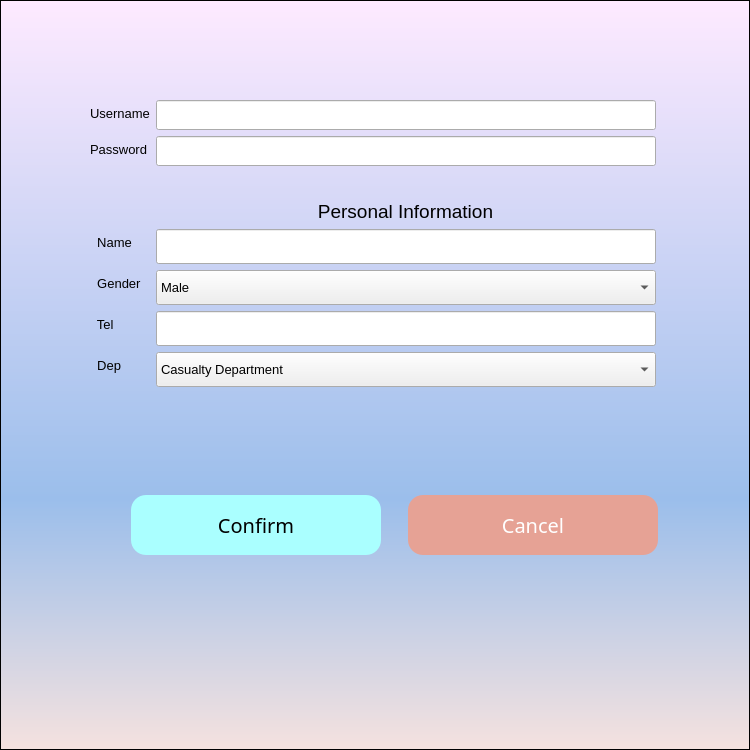
<?xml version="1.0" encoding="UTF-8"?>
<ui version="4.0">
 <class>Form</class>
 <widget class="QWidget" name="Form">
  <property name="geometry">
   <rect>
    <x>0</x>
    <y>0</y>
    <width>750</width>
    <height>750</height>
   </rect>
  </property>
  <property name="windowTitle">
   <string>Form</string>
  </property>
  <widget class="QWidget" name="formLayoutWidget_2">
   <property name="geometry">
    <rect>
     <x>80</x>
     <y>100</y>
     <width>651</width>
     <height>361</height>
    </rect>
   </property>
   <layout class="QFormLayout" name="formLayout_2">
    <property name="leftMargin">
     <number>10</number>
    </property>
    <property name="rightMargin">
     <number>10</number>
    </property>
    <item row="0" column="0">
     <widget class="QLabel" name="label_9">
      <property name="font">
       <font>
        <family>Arial</family>
        <pointsize>10</pointsize>
       </font>
      </property>
      <property name="text">
       <string>Username</string>
      </property>
     </widget>
    </item>
    <item row="0" column="1">
     <widget class="QLineEdit" name="lineEdit">
      <property name="sizePolicy">
       <sizepolicy hsizetype="Fixed" vsizetype="Fixed">
        <horstretch>0</horstretch>
        <verstretch>0</verstretch>
       </sizepolicy>
      </property>
      <property name="minimumSize">
       <size>
        <width>500</width>
        <height>30</height>
       </size>
      </property>
      <property name="maximumSize">
       <size>
        <width>500</width>
        <height>35</height>
       </size>
      </property>
     </widget>
    </item>
    <item row="1" column="0">
     <widget class="QLabel" name="label_10">
      <property name="font">
       <font>
        <family>Arial</family>
        <pointsize>10</pointsize>
       </font>
      </property>
      <property name="text">
       <string>Password</string>
      </property>
     </widget>
    </item>
    <item row="1" column="1">
     <widget class="QLineEdit" name="lineEdit_2">
      <property name="sizePolicy">
       <sizepolicy hsizetype="Fixed" vsizetype="Fixed">
        <horstretch>0</horstretch>
        <verstretch>0</verstretch>
       </sizepolicy>
      </property>
      <property name="minimumSize">
       <size>
        <width>500</width>
        <height>30</height>
       </size>
      </property>
      <property name="maximumSize">
       <size>
        <width>500</width>
        <height>35</height>
       </size>
      </property>
     </widget>
    </item>
    <item row="2" column="1">
     <widget class="QLabel" name="label_11">
      <property name="font">
       <font>
        <family>Arial</family>
        <pointsize>14</pointsize>
       </font>
      </property>
      <property name="text">
       <string/>
      </property>
      <property name="alignment">
       <set>Qt::AlignCenter</set>
      </property>
     </widget>
    </item>
    <item row="3" column="0" colspan="2">
     <widget class="QLabel" name="label_12">
      <property name="font">
       <font>
        <family>Arial</family>
        <pointsize>14</pointsize>
       </font>
      </property>
      <property name="text">
       <string>Personal Information</string>
      </property>
      <property name="alignment">
       <set>Qt::AlignCenter</set>
      </property>
     </widget>
    </item>
    <item row="4" column="0">
     <widget class="QLabel" name="label_13">
      <property name="font">
       <font>
        <family>Arial</family>
        <pointsize>10</pointsize>
       </font>
      </property>
      <property name="text">
       <string>  Name</string>
      </property>
     </widget>
    </item>
    <item row="4" column="1">
     <widget class="QLineEdit" name="lineEdit_3">
      <property name="sizePolicy">
       <sizepolicy hsizetype="Fixed" vsizetype="Fixed">
        <horstretch>0</horstretch>
        <verstretch>0</verstretch>
       </sizepolicy>
      </property>
      <property name="minimumSize">
       <size>
        <width>500</width>
        <height>35</height>
       </size>
      </property>
      <property name="maximumSize">
       <size>
        <width>500</width>
        <height>35</height>
       </size>
      </property>
     </widget>
    </item>
    <item row="5" column="0">
     <widget class="QLabel" name="label_14">
      <property name="font">
       <font>
        <family>Arial</family>
        <pointsize>10</pointsize>
       </font>
      </property>
      <property name="text">
       <string>  Gender</string>
      </property>
     </widget>
    </item>
    <item row="5" column="1">
     <widget class="QComboBox" name="comboBox">
      <property name="sizePolicy">
       <sizepolicy hsizetype="Fixed" vsizetype="Fixed">
        <horstretch>0</horstretch>
        <verstretch>0</verstretch>
       </sizepolicy>
      </property>
      <property name="minimumSize">
       <size>
        <width>500</width>
        <height>35</height>
       </size>
      </property>
      <property name="maximumSize">
       <size>
        <width>500</width>
        <height>35</height>
       </size>
      </property>
      <property name="font">
       <font>
        <family>Arial</family>
        <pointsize>10</pointsize>
       </font>
      </property>
      <item>
       <property name="text">
        <string>Male</string>
       </property>
      </item>
      <item>
       <property name="text">
        <string>Female</string>
       </property>
      </item>
     </widget>
    </item>
    <item row="6" column="0">
     <widget class="QLabel" name="label_15">
      <property name="font">
       <font>
        <family>Arial</family>
        <pointsize>10</pointsize>
       </font>
      </property>
      <property name="text">
       <string>  Tel</string>
      </property>
     </widget>
    </item>
    <item row="6" column="1">
     <widget class="QLineEdit" name="lineEdit_5">
      <property name="sizePolicy">
       <sizepolicy hsizetype="Fixed" vsizetype="Fixed">
        <horstretch>0</horstretch>
        <verstretch>0</verstretch>
       </sizepolicy>
      </property>
      <property name="minimumSize">
       <size>
        <width>500</width>
        <height>35</height>
       </size>
      </property>
      <property name="maximumSize">
       <size>
        <width>500</width>
        <height>35</height>
       </size>
      </property>
     </widget>
    </item>
    <item row="7" column="0">
     <widget class="QLabel" name="label_21">
      <property name="font">
       <font>
        <family>Arial</family>
        <pointsize>10</pointsize>
       </font>
      </property>
      <property name="text">
       <string>  Dep</string>
      </property>
     </widget>
    </item>
    <item row="7" column="1">
     <widget class="QComboBox" name="comboBox_2">
      <property name="sizePolicy">
       <sizepolicy hsizetype="Fixed" vsizetype="Fixed">
        <horstretch>0</horstretch>
        <verstretch>0</verstretch>
       </sizepolicy>
      </property>
      <property name="minimumSize">
       <size>
        <width>500</width>
        <height>35</height>
       </size>
      </property>
      <property name="maximumSize">
       <size>
        <width>500</width>
        <height>35</height>
       </size>
      </property>
      <property name="font">
       <font>
        <family>Arial</family>
        <pointsize>10</pointsize>
       </font>
      </property>
      <item>
       <property name="text">
        <string>Casualty Department</string>
       </property>
      </item>
      <item>
       <property name="text">
        <string>Operating Theatre</string>
       </property>
      </item>
      <item>
       <property name="text">
        <string>Intensive Care Unit</string>
       </property>
      </item>
      <item>
       <property name="text">
        <string>Anesthesiology Department</string>
       </property>
      </item>
      <item>
       <property name="text">
        <string>Cardiology Department</string>
       </property>
      </item>
      <item>
       <property name="text">
        <string>ENT Department</string>
       </property>
      </item>
      <item>
       <property name="text">
        <string>Geriatric Department</string>
       </property>
      </item>
      <item>
       <property name="text">
        <string>Gastroenterology Department</string>
       </property>
      </item>
     </widget>
    </item>
   </layout>
  </widget>
  <widget class="QWidget" name="horizontalLayoutWidget">
   <property name="geometry">
    <rect>
     <x>100</x>
     <y>490</y>
     <width>591</width>
     <height>71</height>
    </rect>
   </property>
   <layout class="QHBoxLayout" name="horizontalLayout">
    <property name="leftMargin">
     <number>10</number>
    </property>
    <property name="rightMargin">
     <number>10</number>
    </property>
    <item>
     <widget class="QPushButton" name="pushButton">
      <property name="sizePolicy">
       <sizepolicy hsizetype="Fixed" vsizetype="Fixed">
        <horstretch>0</horstretch>
        <verstretch>0</verstretch>
       </sizepolicy>
      </property>
      <property name="minimumSize">
       <size>
        <width>250</width>
        <height>60</height>
       </size>
      </property>
      <property name="maximumSize">
       <size>
        <width>250</width>
        <height>60</height>
       </size>
      </property>
      <property name="font">
       <font>
        <family>Microsoft Yahei</family>
        <pointsize>-1</pointsize>
        <weight>50</weight>
        <italic>false</italic>
        <bold>false</bold>
       </font>
      </property>
      <property name="styleSheet">
       <string notr="true">QPushButton
{
    font-family:Microsoft Yahei;
    font:20px;
    color:black;
    background-color:rgb(170, 255, 255);
    border-radius:15px;
}

QPushButton:hover
{
    background-color:rgb(85, 255, 255);
}

QPushButton:pressed
{
    background-color:rgb(85, 255, 255);
    padding-left:3px;
    padding-top:3px;
}</string>
      </property>
      <property name="text">
       <string>Confirm</string>
      </property>
     </widget>
    </item>
    <item>
     <widget class="QPushButton" name="pushButton_2">
      <property name="sizePolicy">
       <sizepolicy hsizetype="Fixed" vsizetype="Fixed">
        <horstretch>0</horstretch>
        <verstretch>0</verstretch>
       </sizepolicy>
      </property>
      <property name="minimumSize">
       <size>
        <width>250</width>
        <height>60</height>
       </size>
      </property>
      <property name="maximumSize">
       <size>
        <width>250</width>
        <height>60</height>
       </size>
      </property>
      <property name="palette">
       <palette>
        <active>
         <colorrole role="WindowText">
          <brush brushstyle="SolidPattern">
           <color alpha="255">
            <red>255</red>
            <green>255</green>
            <blue>255</blue>
           </color>
          </brush>
         </colorrole>
         <colorrole role="Button">
          <brush brushstyle="SolidPattern">
           <color alpha="255">
            <red>230</red>
            <green>162</green>
            <blue>149</blue>
           </color>
          </brush>
         </colorrole>
         <colorrole role="Text">
          <brush brushstyle="SolidPattern">
           <color alpha="255">
            <red>255</red>
            <green>255</green>
            <blue>255</blue>
           </color>
          </brush>
         </colorrole>
         <colorrole role="ButtonText">
          <brush brushstyle="SolidPattern">
           <color alpha="255">
            <red>255</red>
            <green>255</green>
            <blue>255</blue>
           </color>
          </brush>
         </colorrole>
         <colorrole role="Base">
          <brush brushstyle="SolidPattern">
           <color alpha="255">
            <red>230</red>
            <green>162</green>
            <blue>149</blue>
           </color>
          </brush>
         </colorrole>
         <colorrole role="Window">
          <brush brushstyle="SolidPattern">
           <color alpha="255">
            <red>230</red>
            <green>162</green>
            <blue>149</blue>
           </color>
          </brush>
         </colorrole>
        </active>
        <inactive>
         <colorrole role="WindowText">
          <brush brushstyle="SolidPattern">
           <color alpha="255">
            <red>255</red>
            <green>255</green>
            <blue>255</blue>
           </color>
          </brush>
         </colorrole>
         <colorrole role="Button">
          <brush brushstyle="SolidPattern">
           <color alpha="255">
            <red>230</red>
            <green>162</green>
            <blue>149</blue>
           </color>
          </brush>
         </colorrole>
         <colorrole role="Text">
          <brush brushstyle="SolidPattern">
           <color alpha="255">
            <red>255</red>
            <green>255</green>
            <blue>255</blue>
           </color>
          </brush>
         </colorrole>
         <colorrole role="ButtonText">
          <brush brushstyle="SolidPattern">
           <color alpha="255">
            <red>255</red>
            <green>255</green>
            <blue>255</blue>
           </color>
          </brush>
         </colorrole>
         <colorrole role="Base">
          <brush brushstyle="SolidPattern">
           <color alpha="255">
            <red>230</red>
            <green>162</green>
            <blue>149</blue>
           </color>
          </brush>
         </colorrole>
         <colorrole role="Window">
          <brush brushstyle="SolidPattern">
           <color alpha="255">
            <red>230</red>
            <green>162</green>
            <blue>149</blue>
           </color>
          </brush>
         </colorrole>
        </inactive>
        <disabled>
         <colorrole role="WindowText">
          <brush brushstyle="SolidPattern">
           <color alpha="255">
            <red>255</red>
            <green>255</green>
            <blue>255</blue>
           </color>
          </brush>
         </colorrole>
         <colorrole role="Button">
          <brush brushstyle="SolidPattern">
           <color alpha="255">
            <red>230</red>
            <green>162</green>
            <blue>149</blue>
           </color>
          </brush>
         </colorrole>
         <colorrole role="Text">
          <brush brushstyle="SolidPattern">
           <color alpha="255">
            <red>255</red>
            <green>255</green>
            <blue>255</blue>
           </color>
          </brush>
         </colorrole>
         <colorrole role="ButtonText">
          <brush brushstyle="SolidPattern">
           <color alpha="255">
            <red>255</red>
            <green>255</green>
            <blue>255</blue>
           </color>
          </brush>
         </colorrole>
         <colorrole role="Base">
          <brush brushstyle="SolidPattern">
           <color alpha="255">
            <red>230</red>
            <green>162</green>
            <blue>149</blue>
           </color>
          </brush>
         </colorrole>
         <colorrole role="Window">
          <brush brushstyle="SolidPattern">
           <color alpha="255">
            <red>230</red>
            <green>162</green>
            <blue>149</blue>
           </color>
          </brush>
         </colorrole>
        </disabled>
       </palette>
      </property>
      <property name="font">
       <font>
        <family>Microsoft Yahei</family>
        <pointsize>-1</pointsize>
        <weight>50</weight>
        <italic>false</italic>
        <bold>false</bold>
       </font>
      </property>
      <property name="styleSheet">
       <string notr="true">QPushButton
{
    font-family:Microsoft Yahei;
    font:20px;
    color:white;
    background-color:rgb(230, 162, 149);
    border-radius:15px;
}

QPushButton:hover
{
    background-color:rgb(184, 67, 44);
}

QPushButton:pressed
{
    background-color:rgb(184, 67, 44);
    padding-left:3px;
    padding-top:3px;
}</string>
      </property>
      <property name="text">
       <string>Cancel</string>
      </property>
     </widget>
    </item>
   </layout>
  </widget>
  <widget class="QListView" name="listView">
   <property name="geometry">
    <rect>
     <x>0</x>
     <y>0</y>
     <width>750</width>
     <height>750</height>
    </rect>
   </property>
   <property name="styleSheet">
    <string notr="true">background:qlineargradient(spread:pad, x1:0, y1:0, x2:0, y2:1, stop:0 rgba(254, 234, 255, 255), stop:0.664773 rgba(155, 190, 235, 255), stop:1 rgba(245, 226, 223, 255))</string>
   </property>
  </widget>
  <zorder>listView</zorder>
  <zorder>formLayoutWidget_2</zorder>
  <zorder>horizontalLayoutWidget</zorder>
 </widget>
 <resources/>
 <connections/>
</ui>
